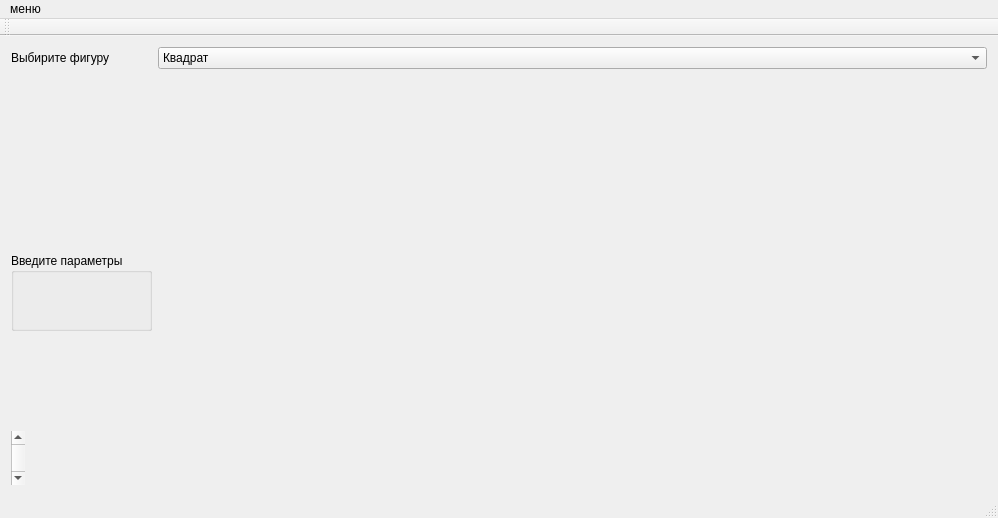
<?xml version="1.0" encoding="UTF-8"?>
<ui version="4.0">
 <class>MainWindow</class>
 <widget class="QMainWindow" name="MainWindow">
  <property name="geometry">
   <rect>
    <x>0</x>
    <y>0</y>
    <width>998</width>
    <height>518</height>
   </rect>
  </property>
  <property name="windowTitle">
   <string>MainWindow</string>
  </property>
  <widget class="QWidget" name="centralWidget">
   <layout class="QVBoxLayout" name="verticalLayout_3">
    <item>
     <layout class="QFormLayout" name="formLayout">
      <item row="0" column="0">
       <widget class="QLabel" name="choosingShape">
        <property name="text">
         <string>Выбирите фигуру</string>
        </property>
       </widget>
      </item>
      <item row="0" column="1">
       <widget class="QComboBox" name="ComboBox">
        <item>
         <property name="text">
          <string>Квадрат</string>
         </property>
        </item>
        <item>
         <property name="text">
          <string>Прямоугольник</string>
         </property>
        </item>
        <item>
         <property name="text">
          <string>Треугольник</string>
         </property>
        </item>
        <item>
         <property name="text">
          <string>Параллелограмм</string>
         </property>
        </item>
        <item>
         <property name="text">
          <string>Ромб</string>
         </property>
        </item>
        <item>
         <property name="text">
          <string>Круг</string>
         </property>
        </item>
        <item>
         <property name="text">
          <string>Трапеция</string>
         </property>
        </item>
        <item>
         <property name="text">
          <string>Сектор</string>
         </property>
        </item>
       </widget>
      </item>
      <item row="1" column="1">
       <spacer name="verticalSpacer">
        <property name="orientation">
         <enum>Qt::Vertical</enum>
        </property>
        <property name="sizeHint" stdset="0">
         <size>
          <width>20</width>
          <height>60</height>
         </size>
        </property>
       </spacer>
      </item>
      <item row="2" column="0">
       <widget class="QGroupBox" name="BoxParams">
        <property name="title">
         <string>Введите параметры</string>
        </property>
        <layout class="QVBoxLayout" name="verticalLayout_2">
         <item>
          <layout class="QVBoxLayout" name="params"/>
         </item>
        </layout>
       </widget>
      </item>
      <item row="2" column="1">
       <layout class="QHBoxLayout" name="ShapePlace">
        <item>
         <spacer name="verticalSpacer_2">
          <property name="orientation">
           <enum>Qt::Vertical</enum>
          </property>
          <property name="sizeHint" stdset="0">
           <size>
            <width>20</width>
            <height>100</height>
           </size>
          </property>
         </spacer>
        </item>
       </layout>
      </item>
      <item row="3" column="0">
       <widget class="QScrollBar" name="verticalScrollBar">
        <property name="orientation">
         <enum>Qt::Vertical</enum>
        </property>
       </widget>
      </item>
     </layout>
    </item>
   </layout>
  </widget>
  <widget class="QMenuBar" name="menuBar">
   <property name="geometry">
    <rect>
     <x>0</x>
     <y>0</y>
     <width>998</width>
     <height>25</height>
    </rect>
   </property>
   <widget class="QMenu" name="menu">
    <property name="title">
     <string>меню</string>
    </property>
    <addaction name="action"/>
    <addaction name="action_2"/>
    <addaction name="action_3"/>
   </widget>
   <addaction name="menu"/>
  </widget>
  <widget class="QToolBar" name="mainToolBar">
   <attribute name="toolBarArea">
    <enum>TopToolBarArea</enum>
   </attribute>
   <attribute name="toolBarBreak">
    <bool>false</bool>
   </attribute>
  </widget>
  <widget class="QStatusBar" name="statusBar"/>
  <action name="action">
   <property name="text">
    <string>Автор</string>
   </property>
  </action>
  <action name="action_2">
   <property name="text">
    <string>Очистить</string>
   </property>
  </action>
  <action name="action_3">
   <property name="text">
    <string>Выйти</string>
   </property>
  </action>
 </widget>
 <layoutdefault spacing="6" margin="11"/>
 <resources/>
 <connections/>
</ui>
